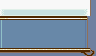

The image is a tile-based game level rendered from a .tmx file. Its description and source (layers, tilesets, objects; grid data summarised) follow:
An orthogonal 12x7 tile map with 8x8 px tiles, 1 tile layer (Tile Layer 1).

<map version="1.0" orientation="orthogonal" renderorder="right-down" width="12" height="7" tilewidth="8" tileheight="8" nextobjectid="1">
 <tileset firstgid="1" name="MenuTiles" tilewidth="8" tileheight="8">
  <image source="MenuTiles.png" width="256" height="32" />
 </tileset>
 <layer name="Tile Layer 1" width="12" height="7">
  <data>[84 cells, 84 non-empty, 15 distinct tile ids]</data>
 </layer>
</map>
